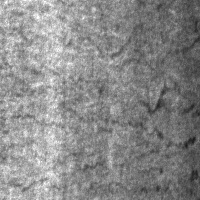
#> input picture dataset/NEU-DET/train/images/crazing/crazing_10.jpg, 200 x 200 px; its folder holds only this picture in this run
$ python train_model.py   (older library calls are emulated)
#> lines starting #> are read from the running program, lines starting #| are printed output that depends on the picture
import numpy as np
import matplotlib.pyplot as plt
import matplotlib.patches as mpatches
import warnings
warnings.filterwarnings("ignore")

from pathlib import Path
from PIL import Image
import joblib

from skimage.feature import graycomatrix, graycoprops
from sklearn.tree import DecisionTreeClassifier, plot_tree, export_text
from sklearn.model_selection import train_test_split, StratifiedKFold, cross_val_score
from sklearn.metrics import (
    accuracy_score, classification_report,
    confusion_matrix, ConfusionMatrixDisplay
)

# ==========================
# CONFIG
# ==========================

DATASET_PATH = Path("dataset/NEU-DET/train/images")

CLASS_MAP = {
    "crazing":         "retak",
    "scratches":       "retak",
    "inclusion":       "korosi",
    "pitted_surface":  "korosi",
    "patches":         "normal",
    "rolled-in_scale": "normal",
}

TARGET_CLASSES = ["normal", "retak", "korosi"]

DISTANCES   = [1]
ANGLES      = [0, np.pi/4, np.pi/2, 3*np.pi/4]
LEVELS      = 16
IMG_SIZE    = (128, 128)

# "mean"   → rata-rata antar sudut → 4 fitur
# "concat" → tempel semua sudut   → 4 × 4 = 16 fitur
AGGREGATION = "mean"

MODEL_NAME  = "decision_tree_model.pkl"

FEAT_PROPS  = ["contrast", "homogeneity", "energy", "correlation"]


# ==========================
# PREPROCESSING CITRA
# ==========================

def preprocess(img_path):
    """Load → grayscale → resize (ROI) → kuantisasi."""
    img = Image.open(img_path).convert("L")       # grayscale
    img = img.resize(IMG_SIZE, Image.LANCZOS)      # ROI / resize
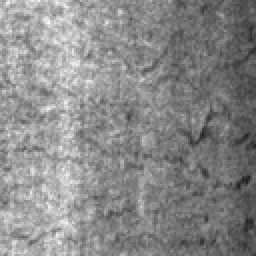
#> img: PIL image 128x128 L (shown 2 times larger); min 30, max 255, mean 137

    arr = np.array(img, dtype=np.uint8)
    arr = (arr // (256 // LEVELS)).astype(np.uint8)  # kuantisasi 256 → LEVELS
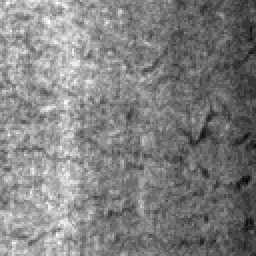
#> arr: shape (128, 128) (shown 2 times larger); min 1, max 15, mean 8.09; drawn with min black and max white

    return arr


# ==========================
# EKSTRAKSI FITUR GLCM
# ==========================

def extract_features(gray):
    """
    Hitung GLCM lalu ekstrak fitur.
    AGGREGATION='mean'   → 4 fitur
    AGGREGATION='concat' → 16 fitur
    """
    glcm = graycomatrix(
        gray,
        distances=DISTANCES,
        angles=ANGLES,
        levels=LEVELS,
        symmetric=True,
        normed=True
    )

    features = []

    for p in FEAT_PROPS:
        values = graycoprops(glcm, p)   # shape: (n_dist, n_angles)
        if AGGREGATION == "mean":
            features.append(values.mean())
        else:
            features.extend(values.flatten().tolist())
#> this loop made 4 passes
#> values on passes 1 to 4: [[1.05, 1.56, 1.01, 1.43]], [[0.664, 0.605, 0.67, 0.614]], [[0.193, 0.177, 0.194, 0.18]], [[0.891, 0.838, 0.895, 0.851]]
#> after the loop, features = [1.26, 0.638, 0.186, 0.869]

    return features


def get_feature_names():
    if AGGREGATION == "mean":
        return FEAT_PROPS[:]
    else:
        names = []
        for p in FEAT_PROPS:
            for d in DISTANCES:
                for ai, _ in enumerate(ANGLES):
                    names.append(f"{p}_d{d}_a{ai*45}")
        return names


# ==========================
# LOAD DATASET
# ==========================

print("\n" + "="*55)
print("  Kasus 5 — Deteksi Cacat Permukaan Logam")
print("  Metode : GLCM + Decision Tree")
print("="*55)

print(f"\n[1] Loading dataset dari: {DATASET_PATH.resolve()}\n")

X, y = [], []
img_paths_all = []   # simpan path untuk error analysis
label_counts  = {}

for folder_name, label in CLASS_MAP.items():
    folder = DATASET_PATH / folder_name
    if not folder.exists():
        print(f"  [SKIP] Folder tidak ditemukan: {folder}")
        continue

    images = sorted(list(folder.glob("*.*")))
    print(f"  {folder_name:20s} → '{label}' | {len(images)} gambar")

    for img_path in images:
        try:
            gray = preprocess(img_path)
            feat = extract_features(gray)
#> feat = [1.26, 0.638, 0.186, 0.869]
#> pass 3 of the loop `for folder_name, label in CLASS_MAP.items():`:
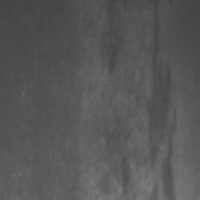
#> input picture dataset/NEU-DET/train/images/inclusion/inclusion_110.jpg, 200 x 200 px
#> in preprocess (call 2), `arr = (arr // (256 // LEVELS)).astype(np.uint8)`:
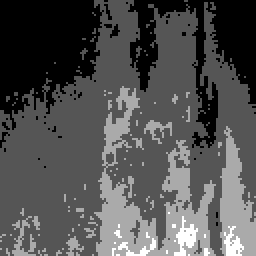
#> arr: shape (128, 128) (shown 2 times larger); min 4, max 7, mean 4.96; drawn with min black and max white
#> the loop in extract_features (call 2), `for p in FEAT_PROPS:` made 4 passes
#> values on passes 1 to 4: [[0.13, 0.147, 0.0888, 0.142]], [[0.935, 0.927, 0.956, 0.929]], [[0.57, 0.563, 0.592, 0.565]], [[0.867, 0.848, 0.908, 0.853]]
#> feat = [0.127, 0.937, 0.572, 0.869]
#> the loop made 6 passes; the first 3 are shown
            X.append(feat)
            y.append(label)
            img_paths_all.append(str(img_path))
            label_counts[label] = label_counts.get(label, 0) + 1
        except Exception as e:
            print(f"    [ERR] {img_path.name}: {e}")

X = np.array(X)
y = np.array(y)
img_paths_all = np.array(img_paths_all)

existing_classes = [c for c in TARGET_CLASSES if c in np.unique(y)]
feat_names       = get_feature_names()

print(f"\n  Total sampel  : {len(X)}")
print(f"  Fitur/sampel  : {X.shape[1]}  (AGGREGATION='{AGGREGATION}')")
#|   Fitur/sampel  : 4  (AGGREGATION='mean')
print(f"  Distribusi    : {label_counts}")
print(f"  Kelas aktif   : {existing_classes}")


# ==========================
# VISUALISASI DISTRIBUSI KELAS
# ==========================

labels_u, counts_u = np.unique(y, return_counts=True)
colors = ["#4CAF50", "#F44336", "#2196F3"]
fig, ax = plt.subplots(figsize=(7, 4))
bars = ax.bar(labels_u, counts_u, color=colors[:len(labels_u)], edgecolor="white", linewidth=1.2)
for bar, cnt in zip(bars, counts_u):
    ax.text(bar.get_x() + bar.get_width()/2, bar.get_height() + 1,
            str(cnt), ha="center", fontweight="bold")
ax.set_title("Distribusi Kelas Dataset", fontweight="bold")
ax.set_xlabel("Kelas")
ax.set_ylabel("Jumlah Gambar")
plt.tight_layout()
plt.savefig("distribusi_kelas.png", dpi=150)
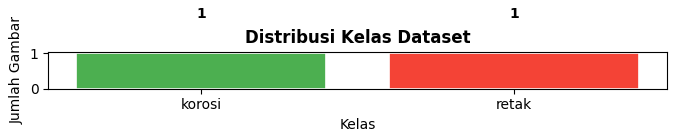
#> figure drawn by matplotlib, 1 panel
plt.close()
print("\n  [SAVED] distribusi_kelas.png")


# ==========================
# ANALISIS GLCM PER KELAS
# (Apakah GLCM cukup membedakan label?)
# ==========================

print(f"\n{'─'*55}")
print("  [ANALISIS 1] Rata-rata Fitur GLCM per Kelas")
print(f"{'─'*55}")
print(f"  {'Kelas':12s}", end="")
for fn in feat_names:
    print(f"  {fn:>15s}", end="")
print()

for cls in existing_classes:
    mask = y == cls
    if mask.sum() == 0:
        continue
    means = X[mask].mean(axis=0)
    print(f"  {cls:12s}", end="")
    for m in means:
        print(f"  {m:>15.4f}", end="")
    print()

# Bar chart fitur per kelas
fig, axes = plt.subplots(1, len(feat_names), figsize=(4*len(feat_names), 4), sharey=False)
if len(feat_names) == 1:
    axes = [axes]

for fi, (fname, ax) in enumerate(zip(feat_names, axes)):
    vals = [X[y == cls][:, fi].mean() for cls in existing_classes]
    stds = [X[y == cls][:, fi].std()  for cls in existing_classes]
    ax.bar(existing_classes, vals, yerr=stds,
           color=colors[:len(existing_classes)], capsize=5, edgecolor="white")
    ax.set_title(fname, fontweight="bold", fontsize=10)
    ax.set_xlabel("Kelas")
    if fi == 0:
        ax.set_ylabel("Nilai Rata-rata")
    ax.tick_params(axis='x', rotation=20)

plt.suptitle("Rata-rata Fitur GLCM per Kelas", fontsize=12, fontweight="bold")
plt.tight_layout()
plt.savefig("glcm_per_kelas.png", dpi=150)
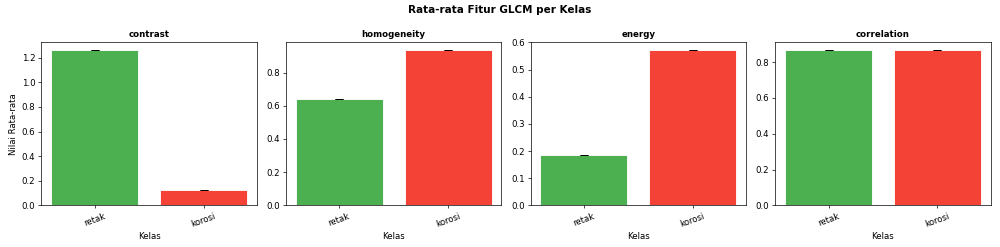
#> figure drawn by matplotlib, 4 panels
plt.close()
print("\n  [SAVED] glcm_per_kelas.png")


# ==========================
# TRAIN TEST SPLIT
# ==========================

#> (the run stopped early here; a loop or call above may not have finished)
